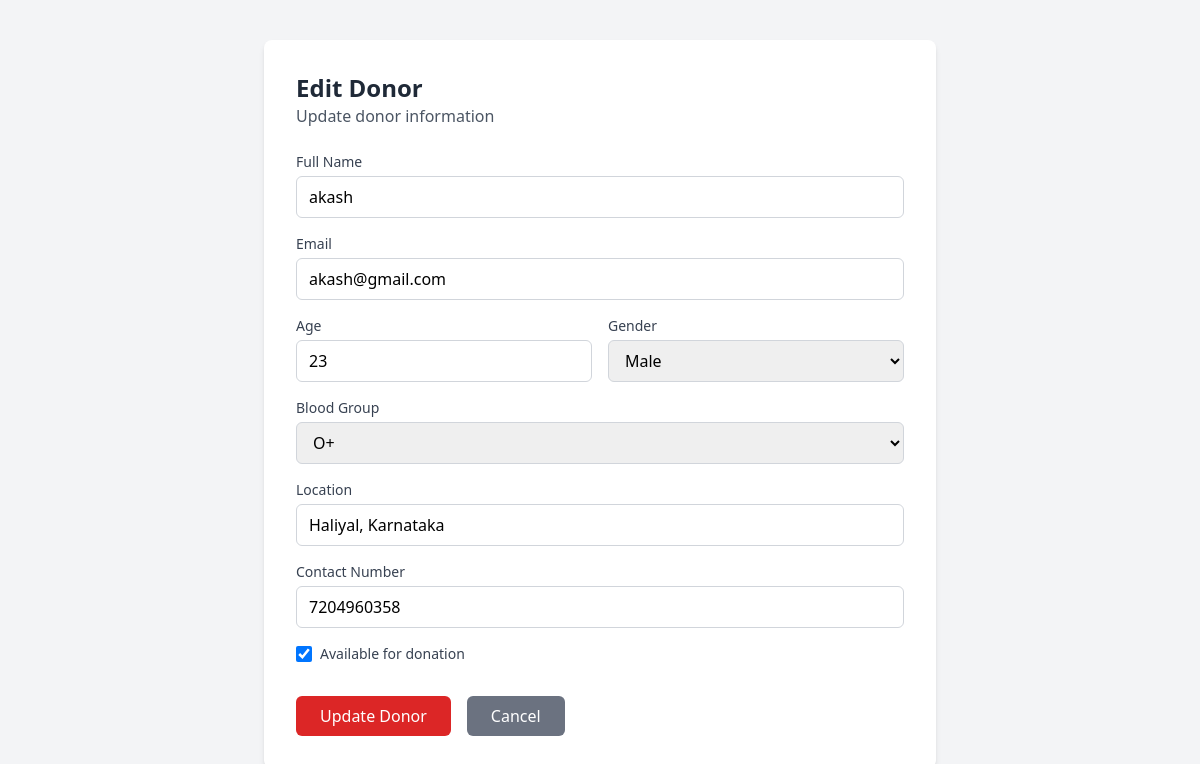
The app's page /admin/edit-donor/1 (signed in) with its own data.
### app.py (models this page shows)
class Donor(db.Model):
    id = db.Column(db.Integer, primary_key=True)
    name = db.Column(db.String(100), nullable=False)
    email = db.Column(db.String(100), unique=True, nullable=False)
    password = db.Column(db.String(200), nullable=False)
    age = db.Column(db.Integer, nullable=False)
    gender = db.Column(db.String(10), nullable=False)
    blood_group = db.Column(db.String(5), nullable=False)
    location = db.Column(db.String(200), nullable=False)
    contact = db.Column(db.String(20), nullable=False)
    availability = db.Column(db.Boolean, default=True)
    latitude = db.Column(db.Float, nullable=True)
    longitude = db.Column(db.Float, nullable=True)
    geocoded = db.Column(db.Boolean, default=False)
    last_geocoded = db.Column(db.DateTime, nullable=True)

### app.py (the view, shortened to what this page needs)
@app.route('/admin/edit-donor/<int:donor_id>', methods=['GET', 'POST'])
def admin_edit_donor(donor_id):
    if session.get('role') != 'admin':
        return redirect('/')
    donor = Donor.query.get_or_404(donor_id)
    return render_template('admin_edit_donor.html', donor=donor)

### templates/admin_edit_donor.html (shortened to what this page needs)
<!DOCTYPE html>
<html lang="en">
<head>
    <script src="https://cdn.tailwindcss.com"></script>
</head>
<body class="bg-gray-100 min-h-screen">
    <div class="max-w-2xl mx-auto py-10">
        <div class="bg-white rounded-lg shadow-md p-8">
            <div class="mb-6">
                <h1 class="text-2xl font-bold text-gray-800">Edit Donor</h1>
                <p class="text-gray-600">Update donor information</p>
            </div>
            <form method="POST" class="space-y-4">
                <div>
                    <label class="block text-sm font-medium text-gray-700 mb-1">Full Name</label>
                    <input type="text" name="name" value="{{ donor.name }}" required
                           class="w-full px-3 py-2 border border-gray-300 rounded-md focus:outline-none focus:ring-2 focus:ring-red-500">
                </div>
                <div>
                    <label class="block text-sm font-medium text-gray-700 mb-1">Email</label>
                    <input type="email" name="email" value="{{ donor.email }}" required
                           class="w-full px-3 py-2 border border-gray-300 rounded-md focus:outline-none focus:ring-2 focus:ring-red-500">
                </div>
                <div class="grid grid-cols-2 gap-4">
                    <div>
                        <label class="block text-sm font-medium text-gray-700 mb-1">Age</label>
                        <input type="number" name="age" value="{{ donor.age }}" required min="18" max="65"
                               class="w-full px-3 py-2 border border-gray-300 rounded-md focus:outline-none focus:ring-2 focus:ring-red-500">
                    </div>
                    <div>
                        <label class="block text-sm font-medium text-gray-700 mb-1">Gender</label>
                        <select name="gender" required
                                class="w-full px-3 py-2 border border-gray-300 rounded-md focus:outline-none focus:ring-2 focus:ring-red-500">
                            <option value="Male" {{ 'selected' if donor.gender == 'Male' else '' }}>Male</option>
                        </select>
                    </div>
                </div>
                <div>
                    <label class="block text-sm font-medium text-gray-700 mb-1">Blood Group</label>
                    <select name="blood_group" required
                            class="w-full px-3 py-2 border border-gray-300 rounded-md focus:outline-none focus:ring-2 focus:ring-red-500">
                        <option value="O+" {{ 'selected' if donor.blood_group == 'O+' else '' }}>O+</option>
                    </select>
                </div>
                <div>
                    <label class="block text-sm font-medium text-gray-700 mb-1">Location</label>
                    <input type="text" name="location" value="{{ donor.location }}" required
                           placeholder="City, State, Pincode"
                           class="w-full px-3 py-2 border border-gray-300 rounded-md focus:outline-none focus:ring-2 focus:ring-red-500">
                </div>
                <div>
                    <label class="block text-sm font-medium text-gray-700 mb-1">Contact Number</label>
                    <input type="tel" name="contact" value="{{ donor.contact }}" required
                           class="w-full px-3 py-2 border border-gray-300 rounded-md focus:outline-none focus:ring-2 focus:ring-red-500">
                </div>
                <div class="flex items-center">
                    <input type="checkbox" name="availability" id="availability"
                           {{ 'checked' if donor.availability else '' }}
                           class="h-4 w-4 text-red-600 focus:ring-red-500 border-gray-300 rounded">
                    <label for="availability" class="ml-2 text-sm text-gray-700">Available for donation</label>
                </div>
                <div class="flex space-x-4 pt-4">
                    <button type="submit"
                            class="bg-red-600 text-white px-6 py-2 rounded-md hover:bg-red-700 focus:outline-none focus:ring-2 focus:ring-red-500">
                        Update Donor
                    </button>
                    <a href="/admin-dashboard#donors-section"
                       class="bg-gray-500 text-white px-6 py-2 rounded-md hover:bg-gray-600 focus:outline-none focus:ring-2 focus:ring-gray-500">
                        Cancel
                    </a>
                </div>
            </form>
        </div>
    </div>
</body>
</html>

### records on screen
Donor: name "akash", email "akash@gmail.com", age "23", location "Haliyal, Karnataka", contact "7204960358"
